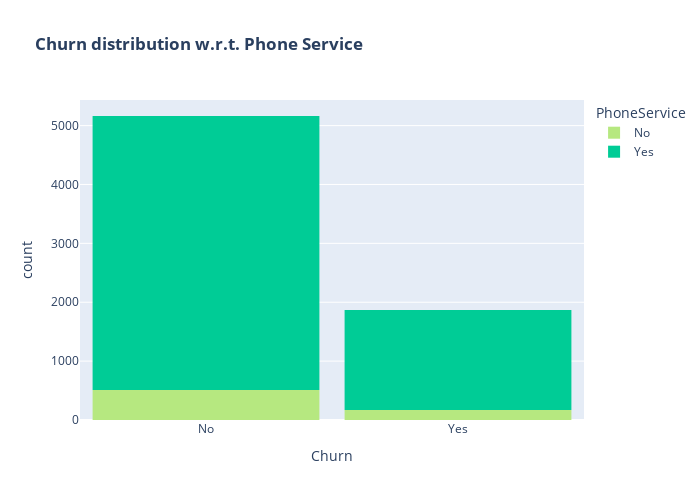

Notebook code cell kept with this figure:
### Code cell
#plotting the churn distribution w.r.t PhoneService 
color_map = {"Yes": '#00CC96', "No": '#B6E880'}
fig = px.histogram(df, x="Churn", color="PhoneService", title="<b>Churn distribution w.r.t. Phone Service</b>", color_discrete_map=color_map)
fig.update_layout(width=700, height=500, bargap=0.1)
fig.show()

### Figure 1 — Plotly figure (JSON) as saved in the notebook; plotly's stock layout.template omitted (floating-point values rounded to 4 significant figures; data arrays with more than 128 entries replaced by an {"elided": "..."} marker saying what was removed)
{"data": [{"alignmentgroup": "True", "bingroup": "x", "hovertemplate": "PhoneService=No<br>Churn=%{x}<br>count=%{y}<extra></extra>", "legendgroup": "No", "marker": {"color": "#B6E880", "pattern": {"shape": ""}}, "name": "No", "offsetgroup": "No", "orientation": "v", "showlegend": true, "type": "histogram", "x": {"elided": "680 str values"}, "xaxis": "x", "yaxis": "y"}, {"alignmentgroup": "True", "bingroup": "x", "hovertemplate": "PhoneService=Yes<br>Churn=%{x}<br>count=%{y}<extra></extra>", "legendgroup": "Yes", "marker": {"color": "#00CC96", "pattern": {"shape": ""}}, "name": "Yes", "offsetgroup": "Yes", "orientation": "v", "showlegend": true, "type": "histogram", "x": {"elided": "6352 str values"}, "xaxis": "x", "yaxis": "y"}], "layout": {"bargap": 0.1, "barmode": "relative", "height": 500, "legend": {"title": {"text": "PhoneService"}, "tracegroupgap": 0}, "title": {"text": "<b>Churn distribution w.r.t. Phone Service</b>"}, "width": 700, "xaxis": {"anchor": "y", "domain": [0, 1], "title": {"text": "Churn"}}, "yaxis": {"anchor": "x", "domain": [0, 1], "title": {"text": "count"}}}}
